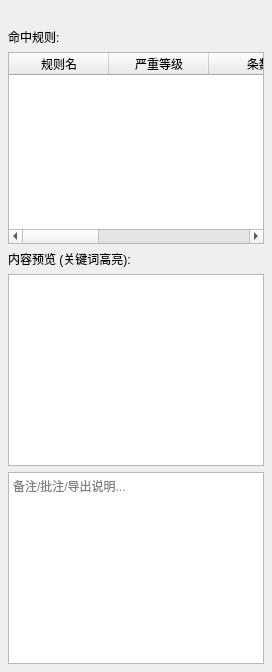
                   <widget class="QFrame" name="detail_nonempty_main">
                    <property name="sizePolicy">
                     <sizepolicy hsizetype="Preferred" vsizetype="Expanding">
                      <horstretch>0</horstretch>
                      <verstretch>0</verstretch>
                     </sizepolicy>
                    </property>
                    <layout class="QVBoxLayout" name="detail_nonempty_main_layout">
                     <property name="spacing">
                      <number>6</number>
                     </property>
                     <property name="leftMargin">
                      <number>8</number>
                     </property>
                     <property name="topMargin">
                      <number>8</number>
                     </property>
                     <property name="rightMargin">
                      <number>8</number>
                     </property>
                     <property name="bottomMargin">
                      <number>8</number>
                     </property>
                     <item>
                      <widget class="QLabel" name="detail_info_label">
                       <property name="textFormat">
                        <enum>Qt::RichText</enum>
                       </property>
                       <property name="wordWrap">
                        <bool>true</bool>
                       </property>
                      </widget>
                     </item>
                     <item>
                      <widget class="QLabel" name="detail_hits_title_label">
                       <property name="text">
                        <string>命中规则:</string>
                       </property>
                      </widget>
                     </item>
                     <item>
                      <widget class="QTableWidget" name="detail_hits_table">
                       <property name="editTriggers">
                        <set>QAbstractItemView::NoEditTriggers</set>
                       </property>
                       <property name="selectionBehavior">
                        <enum>QAbstractItemView::SelectRows</enum>
                       </property>
                       <column>
                        <property name="text">
                         <string>规则名</string>
                        </property>
                       </column>
                       <column>
                        <property name="text">
                         <string>严重等级</string>
                        </property>
                       </column>
                       <column>
                        <property name="text">
                         <string>条数</string>
                        </property>
                       </column>
                       <column>
                        <property name="text">
                         <string>位置数</string>
                        </property>
                       </column>
                       <column>
                        <property name="text">
                         <string>详情</string>
                        </property>
                       </column>
                       <column>
                        <property name="text">
                         <string>描述</string>
                        </property>
                       </column>
                      </widget>
                     </item>
                     <item>
                      <widget class="QLabel" name="detail_preview_title_label">
                       <property name="text">
                        <string>内容预览 (关键词高亮):</string>
                       </property>
                      </widget>
                     </item>
                     <item>
                      <widget class="QTextEdit" name="detail_preview">
                       <property name="readOnly">
                        <bool>true</bool>
                       </property>
                      </widget>
                     </item>
                     <item>
                      <widget class="QPlainTextEdit" name="note_edit">
                       <property name="placeholderText">
                        <string>备注/批注/导出说明...</string>
                       </property>
                      </widget>
                     </item>
                    </layout>
                   </widget>
